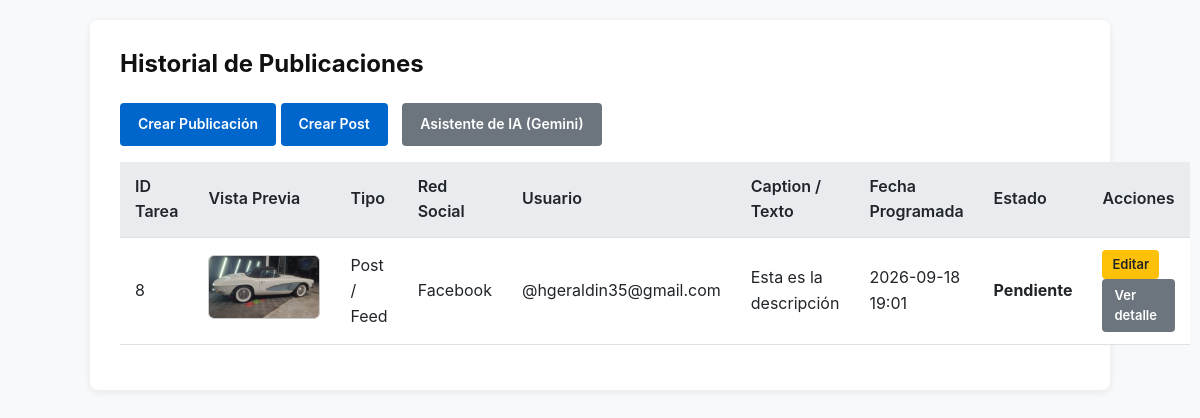
Page /publications/ on the earlier database version.
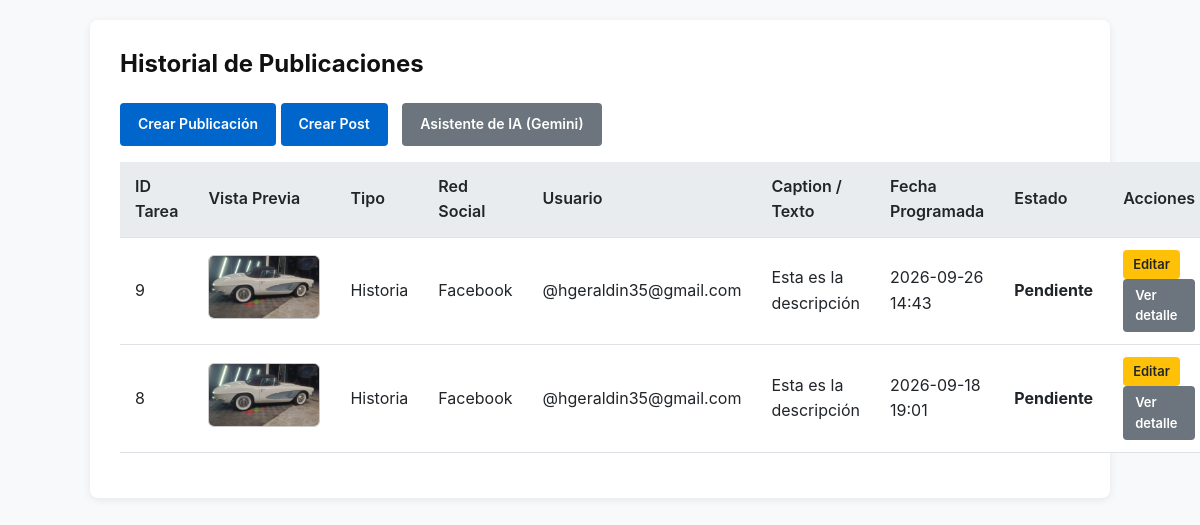
Same page on the later database version.
### publications_network/models.py (models this page shows, shortened)
class PostTask(models.Model):
    STATUS_CHOICES = [
        ('pending', 'Pendiente'),
        ('processing', 'En proceso'),
        ('completed', 'Publicado'),
        ('failed', 'Error'),
    ]
    post_content = models.ForeignKey(PostContent, on_delete=models.CASCADE, related_name='tasks')
    account = models.ForeignKey(SocialAccount, on_delete=models.CASCADE, related_name='tasks')
    scheduled_at = models.DateTimeField()
    status = models.CharField(max_length=20, choices=STATUS_CHOICES, default='pending')

class PostContent(models.Model):
    POST_TYPES = [
        ('post', 'Post / Feed'),
        ('reel', 'Reel / Short'),
        ('story', 'Historia'),
    ]
    file = models.FileField(upload_to='publications_media/', help_text="El archivo físico en disco")
    caption = models.TextField(blank=True, null=True, help_text="Texto o hashtags base")
    post_type = models.CharField(max_length=10, choices=POST_TYPES, default='post')
    created_at = models.DateTimeField(auto_now_add=True)
    @property
    def file_extension(self):
        if self.file:
            return os.path.splitext(str(self.file.name))[1].lower()
        return ''
    @property
    def is_image(self):
        ext = self.file_extension
        image_exts = ['.jpg', '.jpeg', '.jfif', '.pjpeg', '.pjp', '.png', '.gif', '.webp', '.svg', '.bmp', '.ico', '.avif', '.heic', '.tiff']
        return ext in image_exts or ext == ''
    @property
    def is_video(self):
        video_exts = ['.mp4', '.webm', '.ogg', '.mov', '.m4v', '.mkv']
        return self.file_extension in video_exts
    @property
    def media_url(self):
        if not self.file:
            return ''
        try:
            return self.file.url
        except Exception:
            return f"/media/{self.file.name}"

class SocialAccount(models.Model):
    PLATFORMS = [
        ('instagram', 'Instagram'),
        ('tiktok', 'TikTok'),
        ('facebook', 'Facebook'),
    ]
    platform = models.CharField(max_length=20, choices=PLATFORMS)
    account_user = models.CharField(max_length=150)
    account_password = models.CharField(max_length=150)

### publications_network/views.py (the view)
# urls.py: path('', views.index, name='index'),
def index(request):
    history = PostTask.objects.select_related('post_content', 'account').order_by('-scheduled_at')
    return render(request, 'publications_network/index.html', {'history': history})

### publications_network/templates/publications_network/index.html (shortened to what this page needs)
{% load static %}
<!DOCTYPE html>
<html lang="es">
<head>
    <link rel="stylesheet" href="{% static 'publications_network/css/style.css' %}">
</head>
<body>
    <div class="container">
        <h2>Historial de Publicaciones</h2>
        <p>
            <a href="{% url 'create_publication' %}" class="btn btn-primary">
                Crear Publicación
            </a>
            <a href="{% url 'create_post' %}" class="btn btn-primary">
                Crear Post
            </a>
            <a href="{% url 'ai_assistant' %}" class="btn btn-secondary" style="margin-left: 10px;">
                Asistente de IA (Gemini)
            </a>
        </p>
        {% if history %}
            <table>
                <thead>
                    <tr>
                        <th>ID Tarea</th>
                        <th>Vista Previa</th>
                        <th>Tipo</th>
                        <th>Red Social</th>
                        <th>Usuario</th>
                        <th>Caption / Texto</th>
                        <th>Fecha Programada</th>
                        <th>Estado</th>
                        <th>Acciones</th>
                    </tr>
                </thead>
                <tbody>
                    {% for task in history %}
                        <tr>
                            <td>{{ task.id }}</td>
                            <td>
                                {% if task.post_content.is_video %}
                                    <video src="{{ task.post_content.media_url }}" controls style="max-width: 110px; max-height: 80px; border-radius: 6px; border: 1px solid #ccc;"></video>
                                {% elif task.post_content.is_image %}
                                    <img src="{{ task.post_content.media_url }}" alt="Media Post" onerror="this.onerror=null; this.src='/media/publications_media/sample.png';" style="max-width: 110px; max-height: 80px; object-fit: cover; border-radius: 6px; border: 1px solid #ccc;">
                                {% else %}
                                    <a href="{{ task.post_content.media_url }}" target="_blank">📄 Archivo</a>
                                {% endif %}
                            </td>
                            <td>{{ task.post_content.get_post_type_display }}</td>
                            <td>{{ task.account.get_platform_display }}</td>
                            <td>@{{ task.account.account_user }}</td>
                            <td>{{ task.post_content.caption|default:"-"|truncatewords:10 }}</td>
                            <td>{{ task.scheduled_at|date:"Y-m-d H:i" }}</td>
                            <td><strong>{{ task.get_status_display }}</strong></td>
                            <td>
                                <a href="{% url 'edit_post' task.post_content.id %}" class="btn btn-warning btn-sm" style="background-color: #ffc107; color: #212529; text-decoration: none; padding: 4px 10px; border-radius: 4px; display: inline-block; margin-right: 5px;">
                                    Editar
                                </a>
                                <a href="{% url 'post_detail' task.post_content.id %}" class="btn btn-secondary btn-sm">
                                    Ver detalle
                                </a>
                            </td>
                        </tr>
                    {% endfor %}
                </tbody>
            </table>
        {% else %}
            <p>No hay historial de publicaciones registrado aún.</p>
        {% endif %}
    </div>
</body>
</html>

### publications_network/static/publications_network/css/style.css (style rules this page uses)
:root { --primary-color: #0066cc; --primary-hover: #0052a3; --secondary-color: #6c757d; --bg-color: #f8f9fa; --card-bg: #ffffff; --border-color: #dee2e6; --text-color: #212529; --success-bg: #d4edda; --success-text: #155724; --warning-bg: #fff3cd; --warning-text: #856404; }
body { font-family: -apple-system, BlinkMacSystemFont, "Segoe UI", Roboto, "Helvetica Neue", Arial, sans-serif; background-color: var(--bg-color); color: var(--text-color); margin: 0; padding: 20px 40px; line-height: 1.6; }
h1, h2, h3 { color: #111; margin-top: 0; }
.container { max-width: 960px; margin: 0 auto; background: var(--card-bg); padding: 25px 30px; border-radius: 8px; box-shadow: 0 2px 8px rgba(0, 0, 0, 0.08); }
table { width: 100%; border-collapse: collapse; margin-top: 15px; margin-bottom: 20px; background: var(--card-bg); }
th, td { padding: 12px 15px; text-align: left; border-bottom: 1px solid var(--border-color); }
th { background-color: #e9ecef; font-weight: 600; }
.btn { display: inline-block; padding: 10px 18px; font-size: 14px; font-weight: 600; text-decoration: none; border-radius: 4px; cursor: pointer; border: none; transition: background-color 0.2s; }
.btn-primary { background-color: var(--primary-color); color: #ffffff; }
.btn-secondary { background-color: var(--secondary-color); color: #ffffff; }
.btn-sm { padding: 6px 12px; font-size: 13px; }

Differences in the rows shown:
added PostTask: id "9", post_content.media_url (picture), post_content.post_type "Historia", account.platform "Facebook", account.account_user "hgeraldin35@gmail.com", post_content.caption "Esta es la descripción", scheduled_at "2026-09-26 14:43", status "Pendiente"
changed through a linked row, PostTask id 8: post_content.post_type "Post / Feed" → "Historia"
